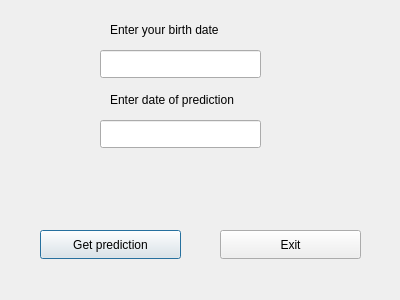
<?xml version="1.0" encoding="UTF-8"?>
<ui version="4.0">
 <class>Dialog</class>
 <widget class="QDialog" name="Dialog">
  <property name="geometry">
   <rect>
    <x>0</x>
    <y>0</y>
    <width>400</width>
    <height>300</height>
   </rect>
  </property>
  <property name="windowTitle">
   <string>Zodiac</string>
  </property>
  <property name="windowIcon">
   <iconset resource="resources.qrc">
    <normaloff>:/img/zodiac_icon.png</normaloff>:/img/zodiac_icon.png</iconset>
  </property>
  <widget class="QLineEdit" name="user_birth_date">
   <property name="geometry">
    <rect>
     <x>100</x>
     <y>50</y>
     <width>161</width>
     <height>28</height>
    </rect>
   </property>
  </widget>
  <widget class="QLabel" name="label">
   <property name="geometry">
    <rect>
     <x>110</x>
     <y>20</y>
     <width>141</width>
     <height>20</height>
    </rect>
   </property>
   <property name="text">
    <string>Enter your birth date</string>
   </property>
  </widget>
  <widget class="QLineEdit" name="current_date">
   <property name="geometry">
    <rect>
     <x>100</x>
     <y>120</y>
     <width>161</width>
     <height>28</height>
    </rect>
   </property>
  </widget>
  <widget class="QLabel" name="label_2">
   <property name="geometry">
    <rect>
     <x>110</x>
     <y>90</y>
     <width>161</width>
     <height>20</height>
    </rect>
   </property>
   <property name="text">
    <string>Enter date of prediction</string>
   </property>
  </widget>
  <widget class="QPushButton" name="prediction_button">
   <property name="geometry">
    <rect>
     <x>40</x>
     <y>230</y>
     <width>141</width>
     <height>29</height>
    </rect>
   </property>
   <property name="text">
    <string>Get prediction</string>
   </property>
  </widget>
  <widget class="QLabel" name="label_3">
   <property name="geometry">
    <rect>
     <x>120</x>
     <y>170</y>
     <width>63</width>
     <height>20</height>
    </rect>
   </property>
   <property name="text">
    <string/>
   </property>
  </widget>
  <widget class="QPushButton" name="exit_button">
   <property name="geometry">
    <rect>
     <x>220</x>
     <y>230</y>
     <width>141</width>
     <height>29</height>
    </rect>
   </property>
   <property name="text">
    <string>Exit</string>
   </property>
  </widget>
  <widget class="QLabel" name="error_label">
   <property name="geometry">
    <rect>
     <x>130</x>
     <y>160</y>
     <width>101</width>
     <height>20</height>
    </rect>
   </property>
   <property name="text">
    <string/>
   </property>
  </widget>
 </widget>
 <resources>
  <include location="resources.qrc"/>
 </resources>
 <connections/>
</ui>
